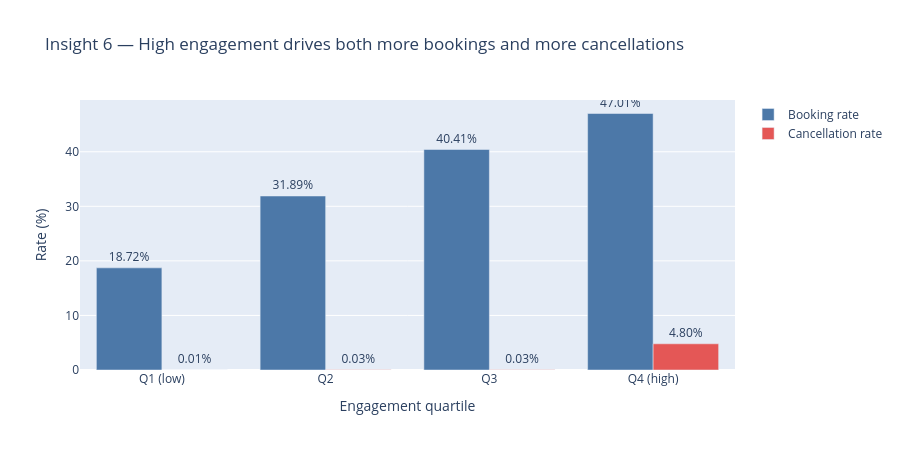

Here is the notebook cell this chart was saved with:
### Code cell
# Insight 6 — engagement quartile: booking rate vs cancellation rate
df_user_centric['engagement_score'] = (
    df_user_centric['avg_page_clicks'] * df_user_centric['avg_session_duration_min']
)
df_user_centric['engagement_q'] = pd.qcut(
    df_user_centric['engagement_score'], q=4,
    labels=['Q1 (low)', 'Q2', 'Q3', 'Q4 (high)'],
)

q_stats = df_user_centric.groupby('engagement_q')[
    ['any_booking_rate', 'cancellation_rate']
].mean().reset_index()
q_long = q_stats.melt(
    id_vars='engagement_q',
    value_vars=['any_booking_rate', 'cancellation_rate'],
    var_name='metric', value_name='rate',
)
q_long['rate_pct'] = (q_long['rate'] * 100).round(2)
q_long['metric'] = q_long['metric'].map({
    'any_booking_rate':  'Booking rate',
    'cancellation_rate': 'Cancellation rate',
})

fig = px.bar(
    q_long,
    x='engagement_q', y='rate_pct', color='metric',
    barmode='group',
    text='rate_pct',
    labels={'engagement_q': 'Engagement quartile', 'rate_pct': 'Rate (%)', 'metric': ''},
    title='Insight 6 — High engagement drives both more bookings and more cancellations',
    color_discrete_map={'Booking rate': '#4C78A8', 'Cancellation rate': '#E45756'},
)
fig.update_traces(texttemplate='%{text:.2f}%', textposition='outside')
fig.update_layout(height=450)
fig.show()

### Figure 1 — Plotly figure (JSON) as saved in the notebook; plotly's stock layout.template omitted (floating-point values rounded to 4 significant figures)
{"data": [{"alignmentgroup": "True", "hovertemplate": "=Booking rate<br>Engagement quartile=%{x}<br>Rate (%)=%{text}<extra></extra>", "legendgroup": "Booking rate", "marker": {"color": "#4C78A8", "pattern": {"shape": ""}}, "name": "Booking rate", "offsetgroup": "Booking rate", "orientation": "v", "showlegend": true, "text": [18.72, 31.89, 40.41, 47.01], "textposition": "outside", "x": ["Q1 (low)", "Q2", "Q3", "Q4 (high)"], "xaxis": "x", "y": [18.72, 31.89, 40.41, 47.01], "yaxis": "y", "type": "bar", "texttemplate": "%{text:.2f}%"}, {"alignmentgroup": "True", "hovertemplate": "=Cancellation rate<br>Engagement quartile=%{x}<br>Rate (%)=%{text}<extra></extra>", "legendgroup": "Cancellation rate", "marker": {"color": "#E45756", "pattern": {"shape": ""}}, "name": "Cancellation rate", "offsetgroup": "Cancellation rate", "orientation": "v", "showlegend": true, "text": [0.01, 0.03, 0.03, 4.8], "textposition": "outside", "x": ["Q1 (low)", "Q2", "Q3", "Q4 (high)"], "xaxis": "x", "y": [0.01, 0.03, 0.03, 4.8], "yaxis": "y", "type": "bar", "texttemplate": "%{text:.2f}%"}], "layout": {"xaxis": {"anchor": "y", "domain": [0.0, 1.0], "title": {"text": "Engagement quartile"}}, "yaxis": {"anchor": "x", "domain": [0.0, 1.0], "title": {"text": "Rate (%)"}}, "legend": {"title": {"text": ""}, "tracegroupgap": 0}, "title": {"text": "Insight 6 — High engagement drives both more bookings and more cancellations"}, "barmode": "group", "height": 450}}
